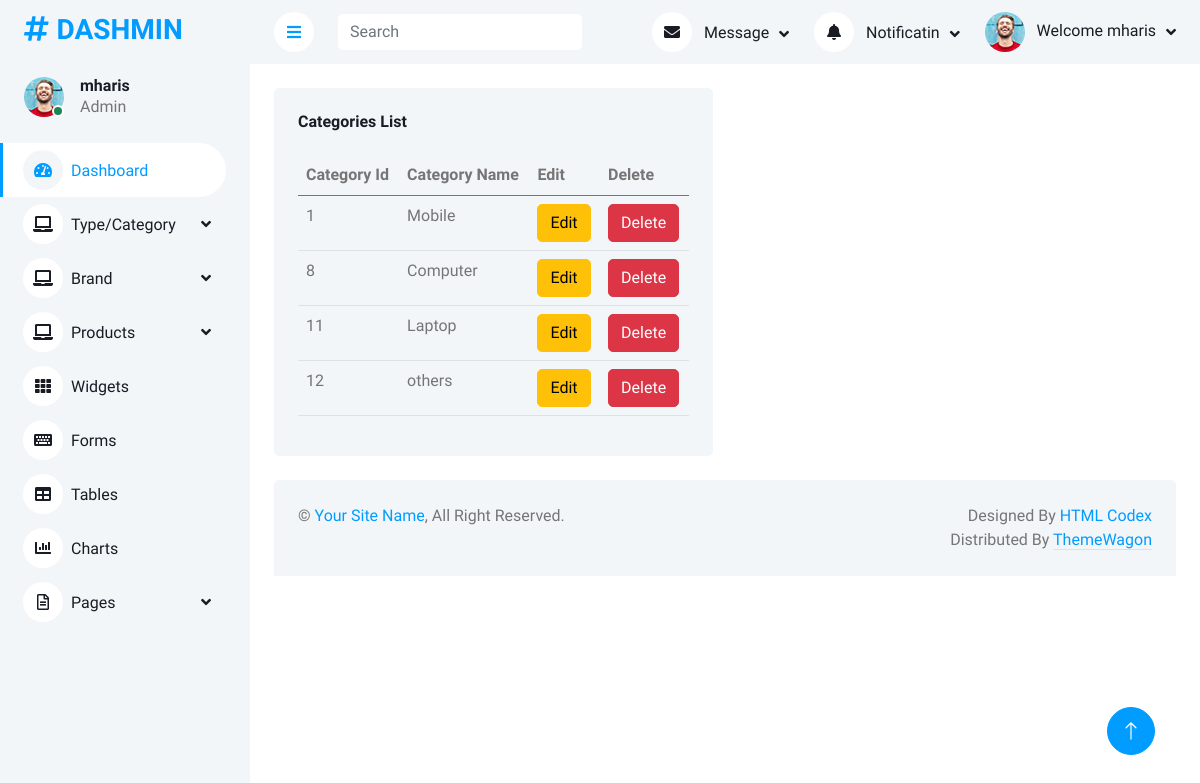
The app's page /Admin/viewCategory.php (signed in) with its own data.
### tables this page shows
CREATE TABLE `categories` (
  `category_id` int(11) NOT NULL,
  `category_name` varchar(255) NOT NULL
);

### Admin/viewCategory.php (the view, shortened to what this page needs)
<?php
include("header.php");
$select = "SELECT * FROM `categories`";
$row = mysqli_query($connect, $select);
?>
            <div class="container-fluid pt-4 px-4">
                <div class="row g-4">
                    <div class="col-sm-12 col-xl-6">
                        <div class="bg-light rounded h-100 p-4">
                            <h6 class="mb-4">Categories List</h6>
                            <table class="table table-hover">
                                <thead>
                                    <tr>
                                        <th scope="col">Category Id</th>
                                        <th scope="col">Category Name</th>
                                        <th scope="col">Edit</th>
                                        <th scope="col">Delete</th>
                                    </tr>
                                </thead>
                                <tbody>
                                    <?php
                                while ($fetch = mysqli_fetch_assoc($row)){
                                ?>
                                    <tr>
                                        <td scope="row"> <?php echo $fetch['category_id'] ?> </td>
                                        <td> <?php echo $fetch['category_name']?> </td>
                                        <td> <a href="viewCategory.php?u=<?php echo $fetch['category_id'] ?>" class="btn btn-warning"> Edit</a> </td>
                                        <td> <a href="viewCategory.php?d=<?php echo $fetch['category_id'] ?>" onclick = "return confirm('Press a button!')" class="btn btn-danger"> Delete</a> </td>
                                    </tr>
                                    <?php
                                } ?>
                                </tbody>
                            </table>
                        </div>
                    </div>
                </div>
            </div>
            <?php
include("footer.php");
?>

### Admin/css/style.css (style rules this page uses)
:root { --primary: #009CFF; --light: #F3F6F9; --dark: #191C24; }
.btn { transition: .5s; }

### records on screen
categories: category_id "1", category_name "Mobile"
categories: category_id "8", category_name "Computer"
categories: category_id "11", category_name "Laptop"
categories: category_id "12", category_name "others"

### other values on screen
$_SESSION['user'] "mharis"
